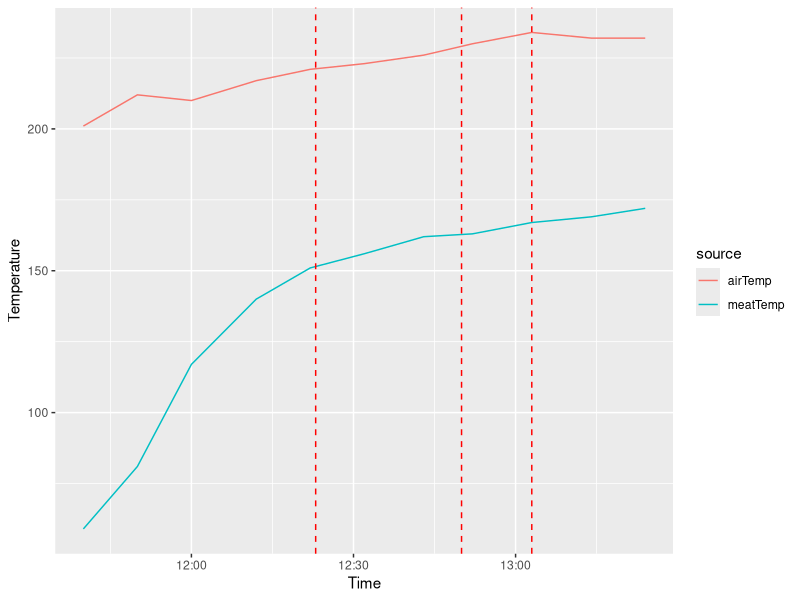

Write the R code that produced this figure.
## ---- chunk 1
library(ggplot2)
library(dplyr)
library(tidyr)

time=c('11:40','11:50','12:00','12:12','12:22','12:32','12:43','12:52','13:03','13:14','13:24')
meatTemp=c(59,81,117,140,151,156,162,163,167,169,172)
airTemp=c(201,212,210,217,221,223,226,230,234,232,232)

hm=as.POSIXct(strptime(time, '%H:%M',tz='GMT')) 
df=data.frame(meatTemp,airTemp,hm) %>%
  gather(source,temp,-hm)
p=ggplot(df,aes(hm,temp,color=source)) + 
  geom_line() + 
  ylab('Temperature') +
  xlab('Time') 

# add horizontal lines for vent adjustments
reductions=c('12:23','12:50','13:03')
for (t in reductions){
  p = p + geom_vline(xintercept = as.POSIXct(strptime(t, '%H:%M',tz='GMT')) ,linetype='dashed',size=0.5,color='red')
}
  
print(p) 
